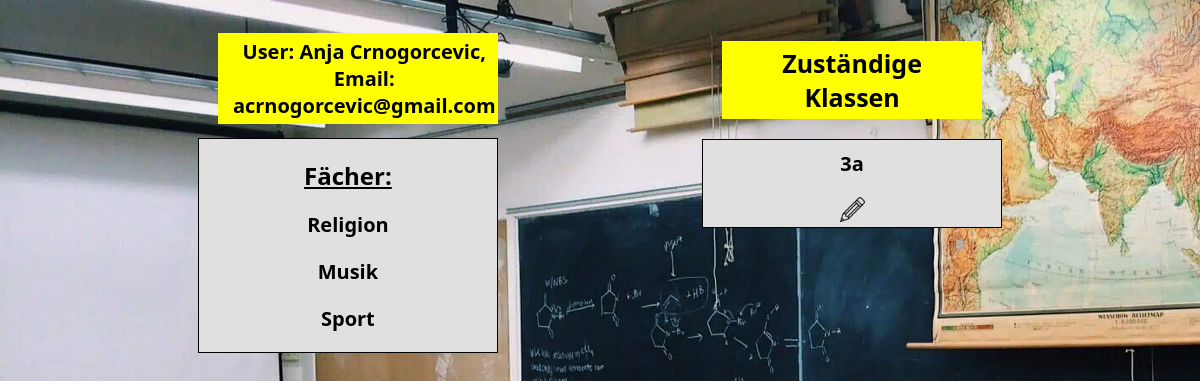
/lehrer/6 (signed in), run on an earlier commit of the app's database.
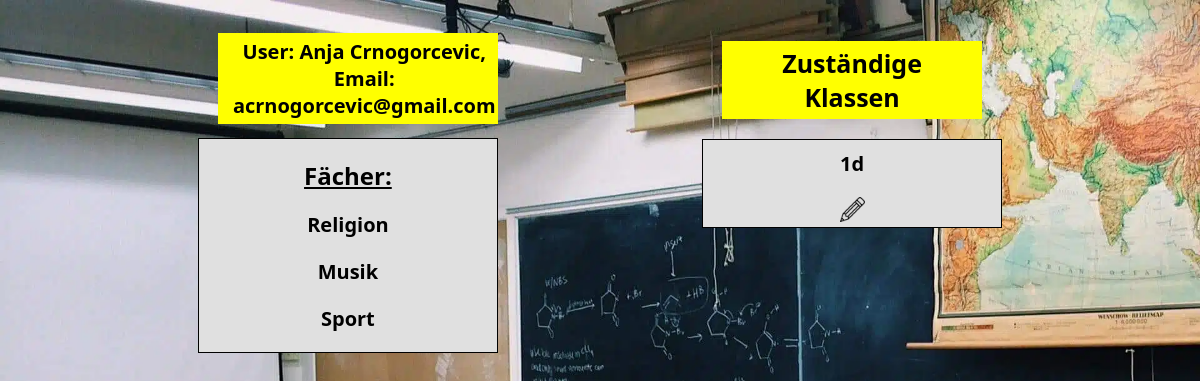
And on a later commit of the database.
### models.py (models this page shows)
class User(UserMixin, db.Model):
    id = db.Column(db.Integer, primary_key=True)
    username = db.Column(db.String(30), nullable=False)
    email = db.Column(db.String(40), nullable=False, unique=True)
    password = db.Column(db.String(60), nullable=False)
    role = db.Column(db.String(10), nullable=False)

class Fächer(db.Model):
    id = db.Column(db.Integer, primary_key=True)
    fach_name = db.Column(db.String(30), nullable=False)
    lehrer_id = db.Column(db.Integer, db.ForeignKey("user.id"), nullable=False)
    user = db.relationship("User", backref="fächer")

class Klasse(db.Model):
    id = db.Column(db.Integer, primary_key=True)
    schüler_id = db.Column(db.Integer, db.ForeignKey("schüler.id"), unique=True)
    schüler_name = db.Column(db.String(30), nullable=False)
    lehrer_id = db.Column(db.Integer, db.ForeignKey("lehrer.id"))
    name = db.Column(db.String(30), nullable=False)
    schüler = db.relationship("Schüler", backref="klasse")
    lehrer = db.relationship("Lehrer", backref="klassen")

### routes/user_interactions.py (the view)
@user_interactions.route('/lehrer/<int:lehrer_id>')
@login_required
def lehrer_detail(lehrer_id):
    if current_user.role != 'Verwalter':
        return redirect(url_for('authentication.login'))
    lehrer = Lehrer.query.filter_by(id=lehrer_id).first_or_404()
    user = User.query.filter_by(id=lehrer.id).first_or_404()
    fächer = Fächer.query.filter_by(lehrer_id=lehrer.id).all()
    klassen = Klasse.query.filter_by(lehrer_id=lehrer.id).all()
    fächer_liste = [fach.fach_name for fach in fächer]
    klassen_liste = [klasse.name for klasse in klassen]
    return render_template(
        'lehrer_detail.html',
        user=user,
        fächer=fächer_liste,
        klassen=klassen_liste
    )

### config.py (called while the page is built)
@login_manager.user_loader
def load_user(user_id):
    return db.session.get(User, int(user_id))

### templates/lehrer_detail.html (shortened to what this page needs)
{% extends "base.html" %}
{% block content %}
<div class="userinterface-noten">
    <div>
        <h1 class="lehrerTitle">User: {{ user.username }}, Email: {{ user.email }}</h1>
        <ul>
            <h2 style="text-decoration: underline;">Fächer:</h2>
            {% for fach in fächer %}
                <li>{{ fach }}</li>
            {% endfor %}
        </ul>
    </div>
</div>
<div class="userinterface-anwesenheit">
    <div>
        <h2 class="title">Zuständige Klassen</h2>
        <ul id="klassenListe">
            {% for klasse in klassen %}
            <li>{{ klasse }}</li>
            {% endfor %}
            <img class="editIcon" src="../static/icons/pencil.png" alt="edit_icon">
        </ul>
    </div>
</div>
{% endblock %}

### templates/base.html (shortened to what this page needs)
<!DOCTYPE html>
<html lang="en">
<head>
    <link rel="stylesheet" href="../static/css/base.css">
</head>
<body>
    <main>
        {% block content %}{% endblock %}
    </main>
</body>
</html>

### static/css/base.css (style rules this page uses)
body { background-image: url("../images/school.png"); background-size: cover; background-repeat: no-repeat; font-family: system-ui, -apple-system, BlinkMacSystemFont, 'Segoe UI', Roboto, Oxygen, Ubuntu, Cantarell, 'Open Sans', 'Helvetica Neue', sans-serif; display: block; text-align: center; }
.title { font-size: 25px; background-color: yellow; border: 1px solid black; margin-left: 20px; margin-right: 20px; padding: 5px 15px; border: none; }
.lehrerTitle { font-size: 20px; display: inline-block; background-color: yellow; border: 1px solid black; margin-left: 20px; margin-right: 20px; padding: 5px 15px; width: auto; height: auto; border: none; }
.userinterface-noten { overflow: hidden; height: auto; width: 300px; display: inline-block; margin-right: 200px; margin-top: 1%; }
.userinterface-anwesenheit { vertical-align: top; display: inline-block; height: auto; width: 300px; margin-top: 1%; }
li { list-style-type: none; margin: 10px 0 20px 0; padding: 0; font-weight: bold; font-size: 20px; }
ul { border: 1px solid black; background-color: #E0E0E0; margin: 0; padding: 0; }
.editIcon { width: 25px; height: 25px; cursor: pointer; }

What changed in the data, as far as the page shows it:
removed Klasse: name "3a"
now on this page (row edited): Klasse: name "1d"
